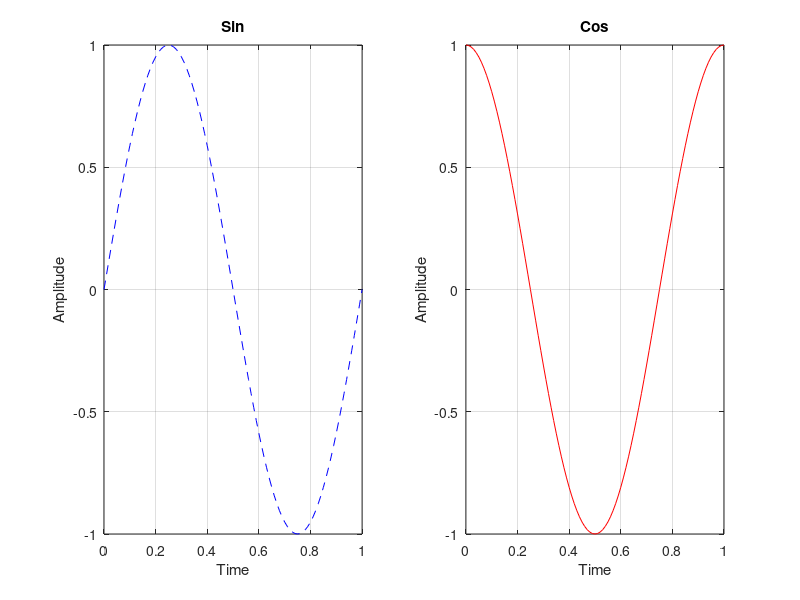

The MATLAB source for this figure:
t = 0:0.01:1;
z1 = sin(2*pi*t);
z2 = cos(2*pi*t);
subplot(1, 2, 1);
plot(t, z1, '--b');
title('Sin');
xlabel('Time');
ylabel('Amplitude');
grid on;

subplot(1, 2, 2);
plot(t, z2, 'r');
title('Cos');
xlabel('Time');
ylabel('Amplitude');
grid on;